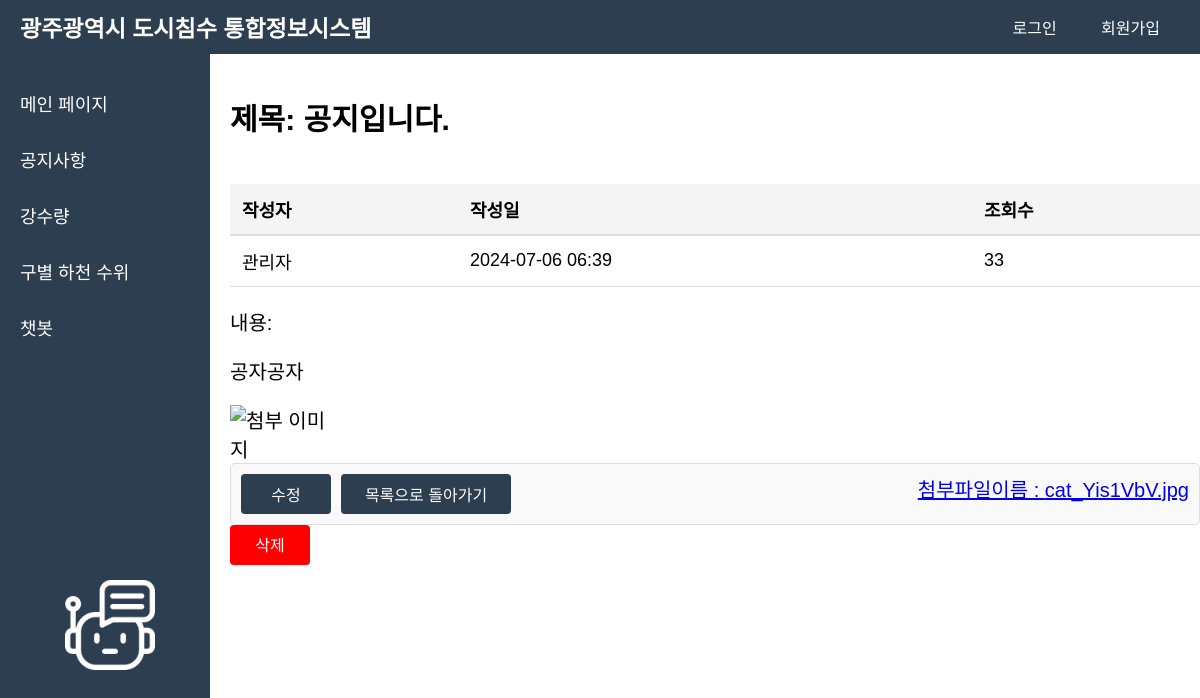
The app's page /board/post/5/ with its own data.
### board/models.py (models this page shows, shortened)
class Post(models.Model):
    author = models.CharField(max_length=100)
    created_at = models.DateTimeField(default=timezone.now)
    title = models.CharField(max_length=200)
    content = models.TextField()
    file = models.FileField(upload_to='uploads/', null=True, blank=True)
    updated_at = models.DateTimeField(auto_now=True)
    views = models.PositiveIntegerField(default=0)
    status = models.CharField(
        max_length=10,
        choices=(
            ('draft', 'Draft'),
            ('published', 'Published'),
            ('deleted', 'Deleted'),
        ),
        default='draft'
    )

### board/views.py (the view)
# urls.py: path('post/<int:pk>/', views.post_detail, name='post_detail'),
def post_detail(request, pk):
    post = get_object_or_404(Post, pk=pk)
    post.views += 1
    post.save()
    file_url = post.file.url if post.file else None
    file_type = guess_type(file_url)[0] if file_url else None
    is_image = file_type and file_type.startswith('image')
    if is_image or file_url:
        file_name = os.path.basename(file_url)
    else:
        file_name = None
    return render(request, 'board/post_detail.html', {
        'post': post,
        'is_image': is_image,
        'file_url': file_url,
        'file_name': file_name
    })

### templates/board/post_detail.html (shortened to what this page needs)
{% extends 'main/navbar.html' %}
{% block content %}
<div class="notice">
    <h2>제목: {{ post.title }}</h2>
    <table class="notice2">
        <thead class="notice3">
            <tr>
                <th scope="col">작성자</th>
                <th scope="col">작성일</th>
                <th scope="col">조회수</th>
            </tr>
        </thead>
        <tbody>
            <tr>
                <td>{{ post.author }}</td>
                <td>{{ post.created_at|date:"Y-m-d H:i" }}</td>
                <td>{{ post.views }}</td>
            </tr>
        </tbody>
    </table>
    <div class="post-content">내용: {{ post.content|linebreaks }}</div>
    {% if is_image %}
        <img src="{% url 'download_file' post.pk %}" alt="첨부 이미지" style="width: 10%; height: auto;">
    {% endif %}
    {% if file_url %}
        <div class="mt-4">
            <div class="button-container">
                <div class='button-left'>
                    <a href="{% url 'post_edit' pk=post.pk %}" class="btn btn-secondary">수정</a>
                    <a href="{% url 'post_list' %}" class="btn btn-list">목록으로 돌아가기</a>
                </div>
                <div class='button-right'>
                    <a href="{% url 'download_file' pk=post.pk %}">첨부파일이름 : {{ file_name }}</a>
                </div>
            </div>
        </div>
    {% endif %}
    <div class='button-right'>
        <form action="{% url 'post_delete' pk=post.pk %}" method="post" style="display: inline;">
            <button type="submit" class="btn btn-danger" onclick="return confirm('정말 삭제하시겠습니까?')">삭제</button>
        </form>
    </div>
</div>
{% endblock %}

### main/static/css/style.css (style rules this page uses)
body { font-family: Arial, sans-serif; margin: 0; padding: 0; box-sizing: border-box; display: flex; flex-direction: column; min-height: 100vh; }
.notice { flex-grow: 1; display: flex; flex-direction: column; width: calc(100% - 20px); padding : 20px; font-size: 20px; }
table.notice2 { width: 100%; border-collapse: collapse; margin: 20px 0; font-size: 18px; text-align: left; }
thead.notice3 { background-color: #f4f4f4; }
thead.notice3 th { padding: 12px; border-bottom: 2px solid #dddddd; }
table, tbody, th, td { color: #000000 !important; }
tbody tr { border-bottom: 1px solid #dddddd; }
tbody tr:nth-of-type(odd) { background-color: #ffffff; }
th, td { padding: 12px; }
th { font-weight: bold; }
.btn { background-color: #2c3e50; border: none; color: white; text-align: center; text-decoration: none; display: inline-block; font-size: 16px; border-radius: 4px; cursor: pointer; transition: background-color 0.3s ease; min-width: 70px; min-height: 30px; padding-top: 10px; }
.button-container { display: flex; gap: 10px; padding: 10px; border: 1px solid #ddd; border-radius: 5px; background-color: #f9f9f9; justify-content: space-between; }
.button-left { display: flex; padding-right: 15px; }
.button-left a { margin-right: 10px; }
.button-right { display: flex; }
.button-right form { margin: 0; }
.btn-secondary { display: flex; justify-content: center; align-items: center; background-color: #2c3e50; border: none; color: white; text-align: center; text-decoration: none; font-size: 16px; border-radius: 4px; cursor: pointer; transition: background-color 0.3s ease; min-height: 40px; min-width: 90px; padding-top: 0px; margin-right:5px; }
.btn-list { display: flex; justify-content: center; align-items: center; background-color: #2c3e50; border: none; color: white; text-align: center; text-decoration: none; font-size: 16px; border-radius: 4px; cursor: pointer; transition: background-color 0.3s ease; min-height: 40px; min-width: 170px; padding-top: 0px; }
.btn-danger { background-color: #ff0000; border: none; color: white; text-align: center; text-decoration: none; display: inline-block; font-size: 16px; border-radius: 4px; cursor: pointer; transition: background-color 0.3s ease; padding-top: 0px; min-height: 40px; min-width: 80px; }

### records on screen
Post: title "공지입니다.", author "관리자", created_at "2024-07-06 06:39", views "33", content "공자공자"

### other values on screen
{{ file_name }} "cat_Yis1VbV.jpg"
